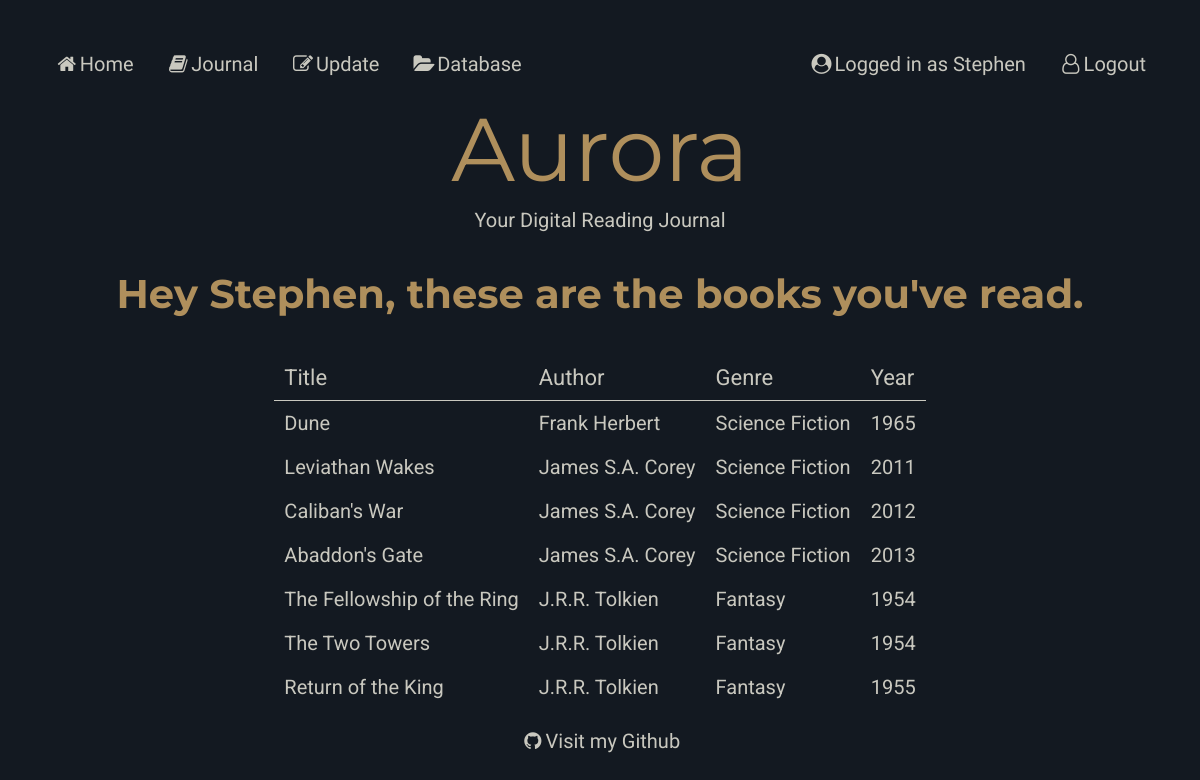
/journal (signed in), run on the app's committed database.
### models.py (models this page shows)
class Users (db.Model):
    __tablename__ = "Users"
    userid = db.Column(db.Integer, primary_key=True)
    username = db.Column(db.String(80))
    password = db.Column(db.String(80))
    books = db.relationship("Books", secondary=BooksUsers, back_populates="users")

class Books (db.Model):
    __tablename__ = "Books"
    bookid = db.Column(db.Integer, primary_key=True)
    title = db.Column(db.String(80))
    synopsis = db.Column(db.String(80))
    year = db.Column(db.String(80))
    authors = db.relationship("Authors", secondary=BooksAuthors, back_populates="books" )
    users = db.relationship("Users", secondary=BooksUsers, back_populates="books")
    genres = db.relationship("Genres", secondary=BooksGenres, back_populates="books")

### main.py (the view)
@app.route('/journal')
def journal():
    try:
        user = models.Users.query.filter_by(userid=session['user']).first_or_404()  #  Checks the database of users for the currently logged in user
    except Exception as e:
        return redirect("404.html")
    return render_template("journal.html", user=user, userid=user, page_title="Journal")

### main.py (called while the page is built)
@app.context_processor
def add_current_user():
    if session.get('user'): #  if a user is logged in
        return dict(current_user=models.Users.query.get(session['user'])) #  current user is equal to userinfo of user session
    return dict(current_user=None) #  otherwise current user is none

### templates/journal.html
{% extends 'layout.html' %}
{% block content %}
{% if current_user %}
<h1>Hey {{current_user.username}}, these are the books you've read.</h1>
{% endif %}
<table id="journal">
        <tr>
            <th colspan = 1>Title</th>
            <th colspan = 1>Author</th>
            <th colspan = 1>Genre</th>
            <th colspan = 1>Year</th>
        </tr>
        {% for book in user.books %}
        <tr>
            <td><a href="/book/{{ book.title }}">{{ book.title }}</a></td>
            <td><a href="/author/{{book.authors|join(', ', attribute='name') }}">{{ book.authors|join(', ', attribute='name') }}</a></td>
            <td><a href="/genre/{{book.genres|join(', ', attribute='name') }}">{{ book.genres|join(', ', attribute='name') }}</a></td>
            <td>{{ book.year }} </td>
        </tr>
        {% endfor%}
    </table>
{% endblock %}

### templates/nav.html
<nav>
    <ul>
        <li><a href="/"><i class="fa fa-fw fa-home"></i>Home</a></li>
        {% if current_user %}
        <li><a href="/journal"><i class="fa fa-fw fa-book"></i>Journal</a></li>
        <li><a href="/update"><i class="fa fa-fw fa-edit"></i>Update</a></li>
        {% else %}
        <li><a href="/"><i class="fa fa-fw fa-lock"></i>Journal</a></li>
        <li><a href="/"><i class="fa fa-fw fa-lock"></i>Update</a></li>
        {% endif %}
        <li><a href="/books"><i class="fa fa-fw fa-folder-open"></i>Database</a></li>
        {% if current_user %}
        <li><a href="/logout"><i class="fa fa-fw fa-user-o"></i>Logout</a></li>
        <li><a><i class="fa fa-fw fa-user-circle"></i>Logged in as {{current_user.username}}</a></li>
        {% else %}
        <li><a href="/login"><i class="fa fa-fw fa-user"></i>Login</a></li>
        <li><a href="/signup"><i class="fa fa-fw fa-user-plus"></i>Register</a></li>
        {% endif %}
    </ul>
</nav>

### static/styles.css (style rules this page uses)
:root { --bg-color: #131921; --main-color: #af8f5c; --sub-color: #3a506c; --text-color: #c9c8bf; --button-color-green: #2E8B57; --button-color-red: #B22222; --font-aurora: "Montserrat"; --font-header: "Montserrat"; --font-body: "Roboto"; --font-nav: "Julius Sans One"; }
html { height: 100%; }
body { font-family: var(--font-body); color: var(--text-color) ; font-size: 20px; background-color: var(--bg-color); padding: 30px; text-align: center; min-height: 100%; }
h1 { font-family: var(--font-header); color: var(--main-color) ; padding: 10px; }
ul { list-style-type: none; margin: 0; padding: 0; overflow: hidden; font-family: var(--font-nav); }
li { float: left; }
li a { display: block; color: var(--text-color); text-align: center; padding: 14px 16px; text-decoration: none; }
li:nth-child(5) { float: right; }
li:last-child { float: right; }
table { border-collapse: collapse; margin: auto; text-align: left; }
th, td { text-align: left; padding: 10px; }
tr { text-align: left; }
th { font-family: var(--font-body);; font-weight: normal; font-size: 110%; color: var(--text-color); border-bottom: thin solid var(--text-color); }
a:link { color: var(--text-color); background-color: transparent; text-decoration: none; cursor: pointer; }

### data on the page
Users: username "Stephen"
Books: title "Dune", authors "Frank Herbert", genres "Science Fiction", year "1965"
Books: title "Leviathan Wakes", authors "James S.A. Corey", genres "Science Fiction", year "2011"
Books: title "Caliban's War", authors "James S.A. Corey", genres "Science Fiction", year "2012"
Books: title "Abaddon's Gate", authors "James S.A. Corey", genres "Science Fiction", year "2013"
Books: title "The Fellowship of the Ring", authors "J.R.R. Tolkien", genres "Fantasy", year "1954"
Books: title "The Two Towers", authors "J.R.R. Tolkien", genres "Fantasy", year "1954"
Books: title "Return of the King", authors "J.R.R. Tolkien", genres "Fantasy", year "1955"
